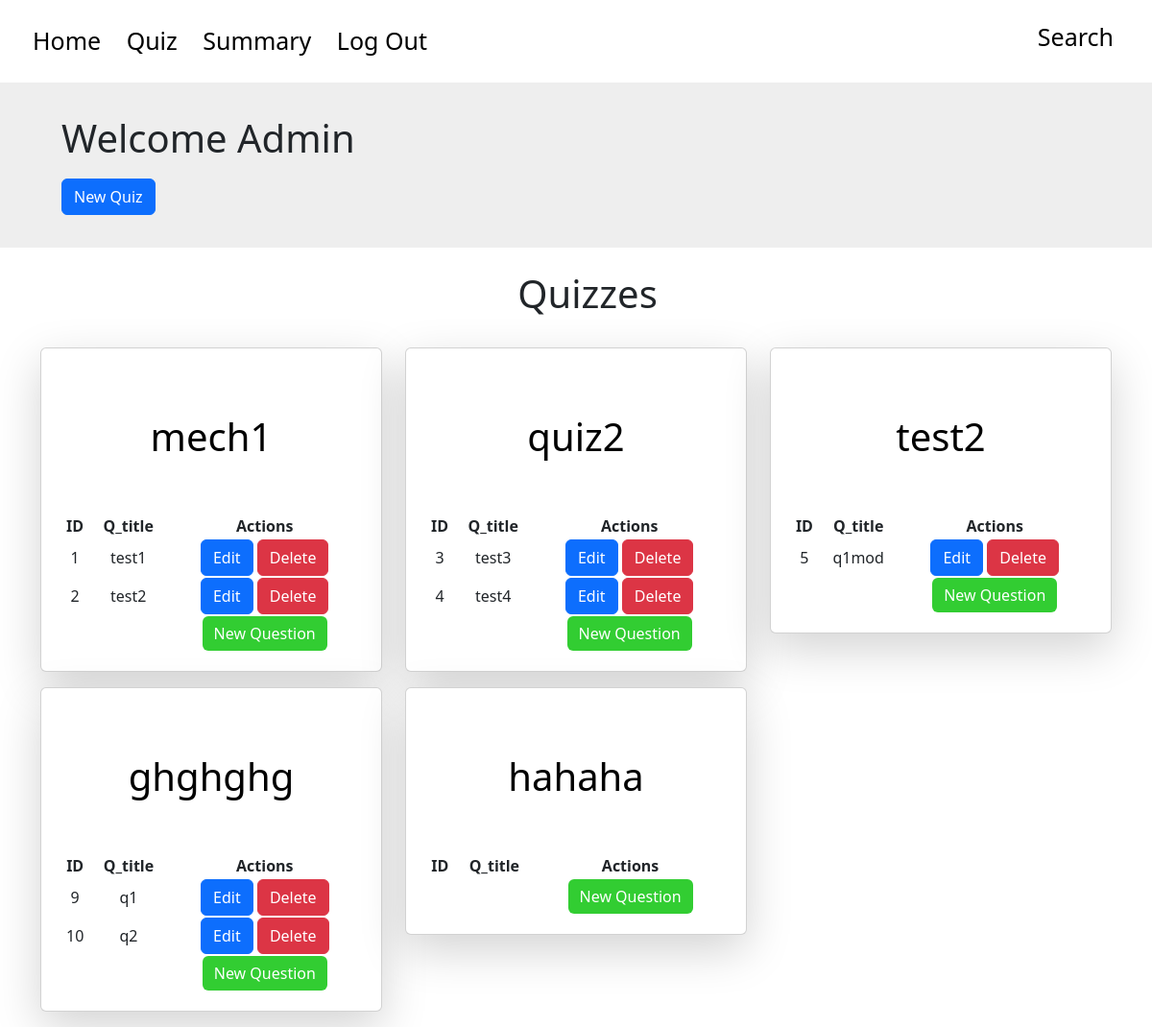
Page /admin/quiz on the committed database.
### tables this page shows
CREATE TABLE quizzes ( id INTEGER PRIMARY KEY AUTOINCREMENT, name TEXT NOT NULL, subject_id INTEGER NOT NULL, chapter_id INTEGER NOT NULL, date_of_quiz DATE NOT NULL, time_duration TEXT NOT NULL, remarks TEXT, FOREIGN KEY(chapter_id) REFERENCES chapters(id) ON DELETE CASCADE, FOREIGN KEY(subject_id) REFERENCES subjects(id) ON DELETE CASCADE);

CREATE TABLE questions ( id INTEGER PRIMARY KEY AUTOINCREMENT, name TEXT NOT NULL, quiz_id INTEGER NOT NULL, chapter_id INTEGER NOT NULL, subject_id INTEGER NOT NULL, question_statement TEXT NOT NULL, option1 TEXT NOT NULL, option2 TEXT NOT NULL, option3 TEXT NOT NULL, option4 TEXT NOT NULL, correct_option INTEGER NOT NULL, FOREIGN KEY(quiz_id) REFERENCES quizzes(id) ON DELETE CASCADE, FOREIGN KEY(chapter_id) REFERENCES chapters(id) ON DELETE CASCADE);

### app.py (the view)
@app.route('/admin/quiz', methods=['GET', 'POST'])
def quiz_management():
    quizzes_send = []
    conn = sqlite3.connect("app.db")
    cursor = conn.cursor()
    cursor.execute("SELECT id, name FROM quizzes")
    quizzes = cursor.fetchall()
    for quiz in quizzes:
        id = quiz[0]
        name = quiz[1]
        questions =[]
        cursor.execute('SELECT id, name FROM questions WHERE quiz_id = ?', (id,))
        quizzes = cursor.fetchall()
        for quiz in quizzes:
            question_id = quiz[0]
            question_name = quiz[1]
            questions.append({'id': question_id, 'name': question_name})
        quizzes_send.append({'id': id, 'name': name, 'questions': questions})
    conn.close()
    return render_template('quiz_management.html', quizzes = quizzes_send)

### templates/quiz_management.html (shortened to what this page needs)
<!DOCTYPE html>
<html lang="en">
<head>
    <link href="https://cdn.jsdelivr.net/npm/bootstrap@5.3.0/dist/css/bootstrap.min.css" rel="stylesheet">
</head>
<header class="container p-4 vh-20 vw-100" style="font-size: 25px; text-align: left; margin-left:0px;">
    <div>
        <a href='/admin/dashboard'>
            Home
        </a>
        <a href="/admin/quiz">
            Quiz
        </a>
        <a href="/admin/summary">
            Summary
        </a>
        <a href="/admin/logout">
            Log Out
        </a>
        <div style="position: absolute; right: 0; top: 0; padding-top: 20px; padding-right: 30px">
            <a href="/admin/search">Search</a>
        </div>
    </div>
</header>
<body>
    <div class="container-lg p-4 vh-20 vw-100" style="background-color: #EEE; max-width:100%">
        <h1 style="padding-left: 40px; padding-top: 10px;">Welcome Admin</h1>
        <div style="padding-left: 40px; padding-top: 10px; padding-bottom: 10px">
            <a href="{{ url_for('new_quiz')}}"class="btn btn-primary">New Quiz</a>
        </div>
    </div>
    <div class="container vw-100"  style="text-align:center">
        <div class="container vw-100 p-4" style="text-align: center;">
            <h1>Quizzes</h1>
        </div>
        <div class="row">
            {% for quiz in quizzes %}
            <div class="col-lg-4 col-md-6 col-sm-12 mb-3">
                <div class="card p-1 shadow-lg ">
                    <div class="card-body">
                        <div class="p-4">
                            <a href="{{ url_for('edit_quiz', quiz_id = quiz['id']) }}">
                                <h1 class="text-center">
                                    {{ quiz['name'] }}
                                </h1>
                            </a>
                        </div>
                        <table style="width: 100%; text-align: center;">
                            <tr>
                                <th>ID</th>
                                <th>Q_title</th>
                                <th> Actions </th>
                            </tr>
                            {% for question in quiz['questions'] %}
                            <tr>
                                <td>{{ question['id'] }}</td>
                                <td>{{ question['name'] }}</td>
                                <td inline>
                                    <a href="{{ url_for('edit_question', quiz_id = quiz['id'], question_id = question['id']) }}" class="btn btn-primary">
                                        Edit
                                    </a>
                                    <a href="{{ url_for('delete_question', quiz_id = quiz['id'], question_id = question['id']) }}" class="btn btn-danger">
                                        Delete
                                    </a>
                                </td>
                            </tr>
                            {% endfor %}
                            <tr class="p-4">
                                <td></td>
                                <td></td>
                                <td class="actions">
                                    <a href="{{ url_for('new_question', subject_id = quiz['subject_id'], quiz_id = quiz['id']) }}" class = "btn btn-primary" style="background-color: limegreen; border: limegreen;">
                                        New Question
                                    </a>
                                </td>
                            </tr>
                        </table>
                    </div>
                </div>
            </div>
            {% endfor %}
        </div>
    </div>
</body>

### templates/quiz_management.html (style rules this page uses)
a { color: #000; text-decoration: none; padding-left: 10px; padding-right: 10px; }

### rows in the picture
quizzes: name "mech1"
questions: id "1", name "test1"
questions: id "2", name "test2"
quizzes: name "quiz2"
questions: id "3", name "test3"
questions: id "4", name "test4"
quizzes: name "test2"
questions: id "5", name "q1mod"
quizzes: name "ghghghg"
questions: id "9", name "q1"
questions: id "10", name "q2"
quizzes: name "hahaha"
